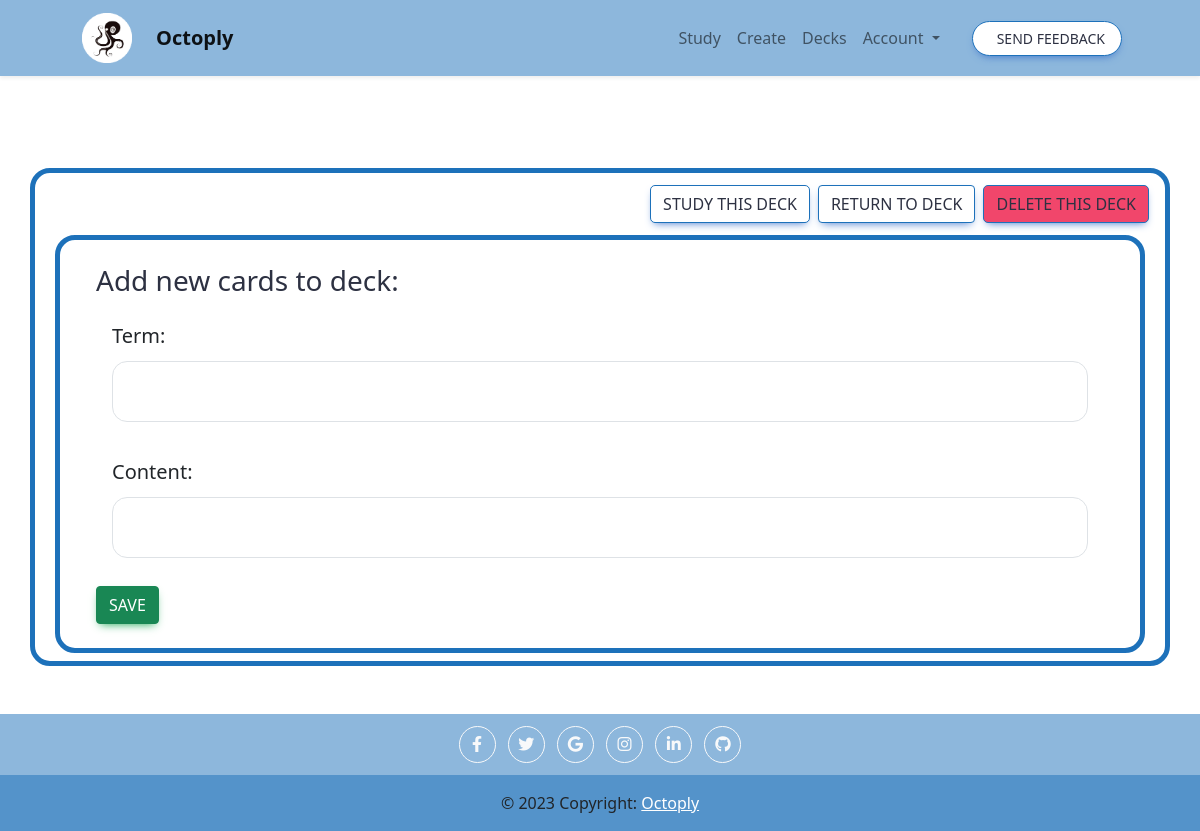
/addterms/21 (signed in), run on an earlier commit of the app's database.
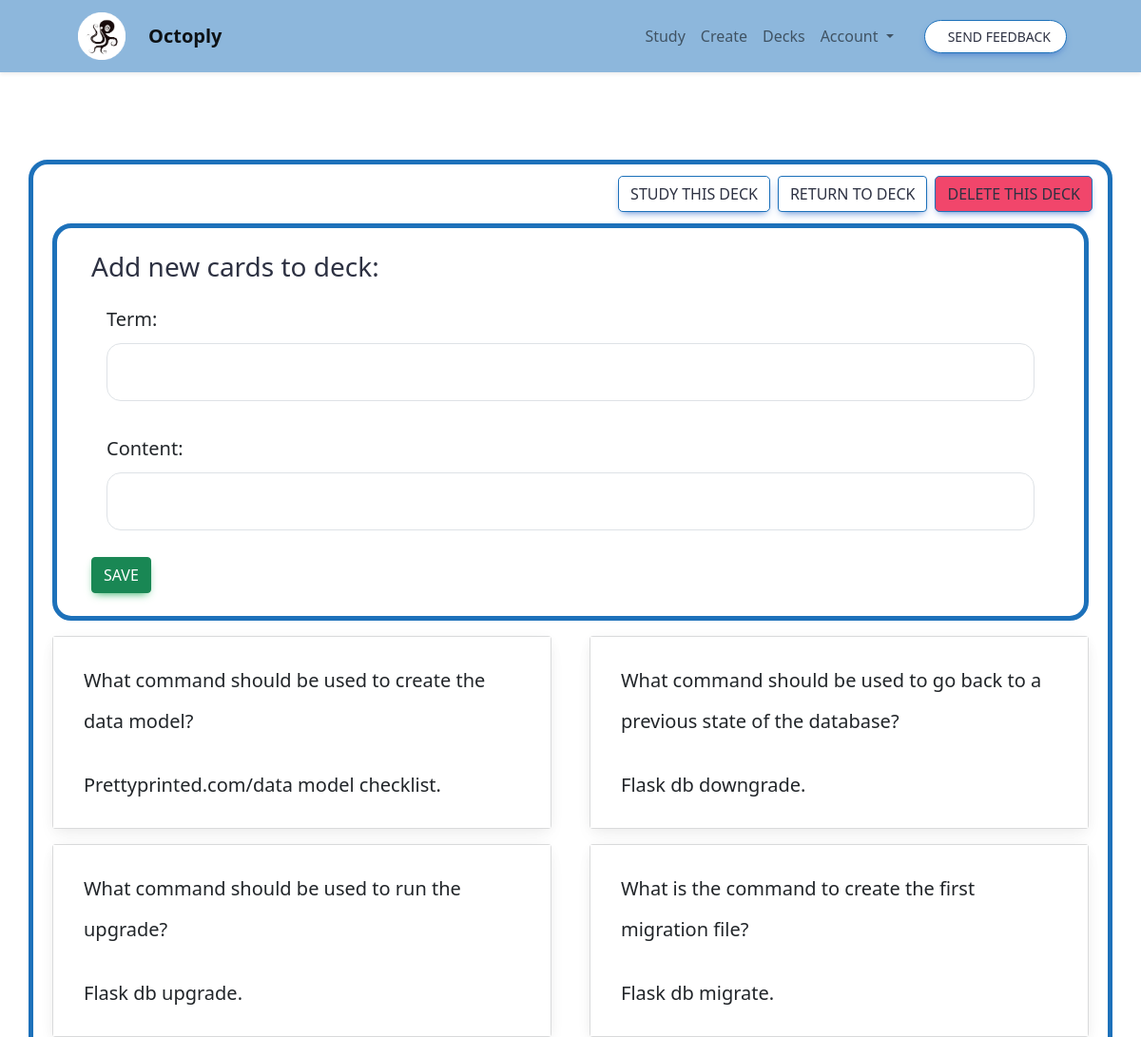
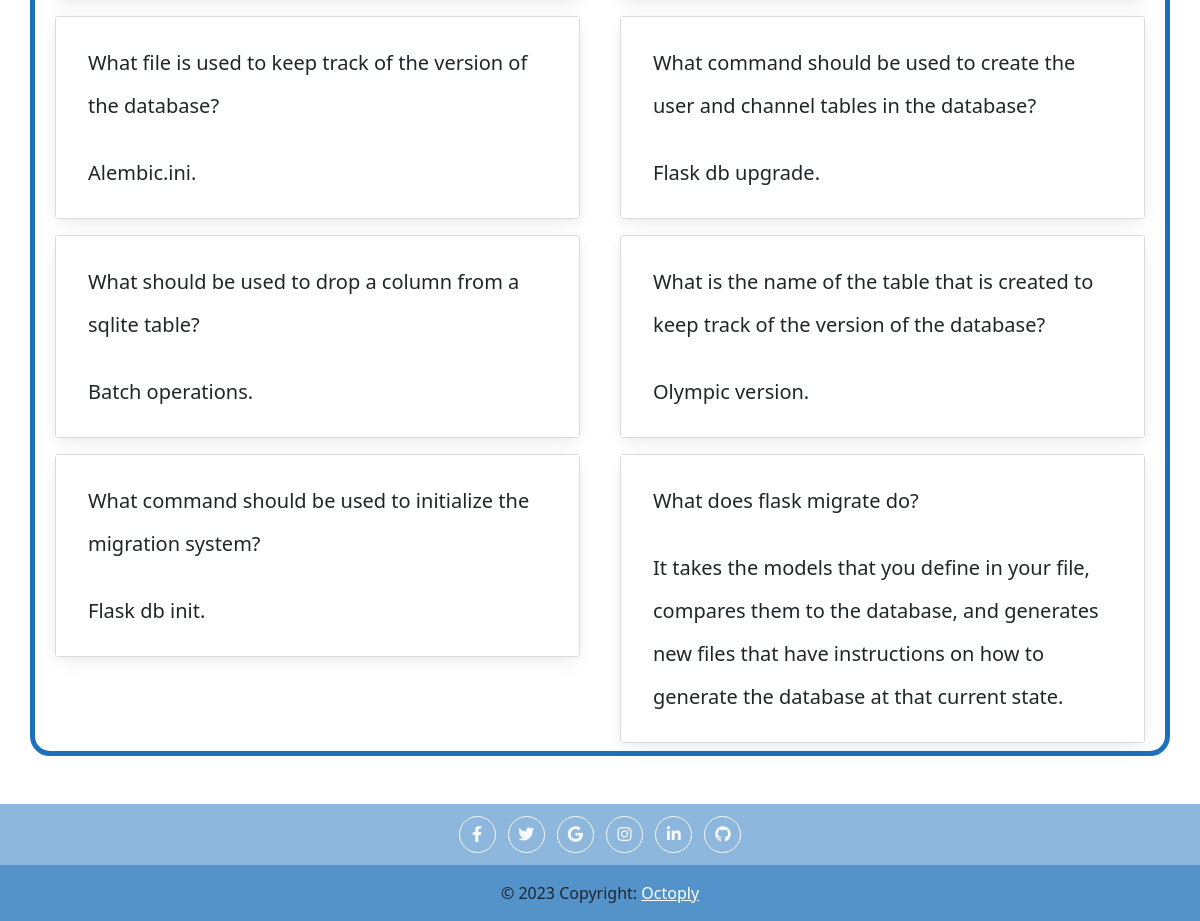
And on a later commit of the database (2 pictures, top to bottom).
### app.py (models this page shows, shortened)
class Card(db.Model):
    id = db.Column(db.Integer, primary_key=True)
    term = db.Column(db.String(50), nullable=False)
    content = db.Column(db.String(255), nullable=False)
    boc_2 = db.Column(db.String(255), nullable=True)
    boc_3 = db.Column(db.String(255), nullable=True)
    boc_4 = db.Column(db.String(255), nullable=True)
    img = db.Column(db.String(255), nullable=True)
    sound = db.Column(db.String(255), nullable=True)
    boc_id = db.Column(db.Float(10), nullable=True)
    box_id = db.Column(db.Float(10), nullable=True, default=0)
    interval = db.Column(db.Integer, default=1)
    time_updated = db.Column(db.DateTime, default=datetime.utcnow)
    times_asked = db.Column(db.Integer, default=0)
    times_correct = db.Column(db.Integer, default=0)
    times_correct_row = db.Column(db.Integer, default=0)
    create_method = db.Column(db.String(255), nullable=True)
    time_created = db.Column(db.DateTime, default=datetime.utcnow)
    category = db.Column(db.String(255), nullable=True)
    edited = db.Column(db.Integer, default=0)
    diff_lvl = db.Column(db.Float(100), default=1)
    subject = db.Column(db.String(255), nullable=True)
    topic = db.Column(db.String(255), nullable=True)
    prompt_option = db.Column(db.String(255), nullable=True)
    prompt_option2 = db.Column(db.String(255), nullable=True)
    trans_option = db.Column(db.String(255), nullable=True)
    len_option = db.Column(db.String(255), nullable=True)
    qmin_option = db.Column(db.String(255), nullable=True)
    qmax_option = db.Column(db.String(255), nullable=True)

### app.py (the view, shortened to what this page needs)
@app.route("/addterms/<int:deck_id>", methods = ["POST", "GET"])
@login_required
def addterms(deck_id):
    form = AddTermForm()
    deck = Deck.query.filter_by(id=deck_id, user_id=current_user.id).first()
    cards = Card.query.filter(Card.decks.any(id=deck_id)).order_by(Card.id.desc()).all()
    return render_template("addterms.html".format(deck=deck), title="Add Terms", form=form, cards=cards, deck=deck)

### app.py
class AddTermForm(FlaskForm):
    term = StringField(validators=[InputRequired(), Length(min=1, max=50)])
    content = StringField(validators=[InputRequired(), Length(min=1, max=50)])
    submit = SubmitField("Save")

### app.py (called while the page is built)
@login_manager.user_loader
def load_user(user_id):
    return User.query.get(int(user_id))

@app.after_request
def after_request(response):
    response.headers["Cache-Control"] = "no-cache, no-store, must-revalidate"
    response.headers["Expires"] = 0
    response.headers["Pragma"] = "no-cache"
    response.headers["Referrer-Policy"] = "no-referrer-when-downgrade"
    return response

### templates/addterms.html (shortened to what this page needs)
{% extends "layout.html" %} {% block title %} Card Editor {% endblock %}  {% block main_0 %}
<div class = "container box_0 flex my-5">
    <div class = "d-flex justify-content-end my-2">
        <a href="/study/{{deck.id}}" class="btn btn-primary box_study m-1"> Study this deck</a>
        <a href="/currentdeck/{{deck.id}}" class="btn btn-primary box_save m-1"> Return to deck</a>
        <a href="/delete/{{deck.id}}" class="btn btn-primary box_warning m-1"> Delete this deck</a>
        </div>
<div class="row box_0 flex m-2 p-2">
  <form method="POST" action="">
<div class="m-3">
        <h3> Add new cards to deck: </h3>
          <h5 class=" border-0 form-control form-control-lg">
            Term: {{form.term (class="btn-lg border btn-block my-1 box_1" )}}
          </h5>
          <p class=" border-0 form-control form-control-lg">
            Content: {{form.content(class=" btn-lg border btn-block my-1 box_1" )}}
          </p>
          <div class = "col justify-content-end">
          {{form.submit (class="btn btn-success primary box_save d-flex")}}
        </div>
  </form>
  </div>
</div>
<div class="row">
  {% for card in cards%}
  <div class="col-sm-6">
    <div class="card m-2 bg-light">
      <div class="card-body">
        <h5 class="card-title border-0 input_0 form-control form-control-lg">
          {{card.term }}
        </h5>
        <p class="card-text border-0 input_0 form-control form-control-lg">
          {{card.content }}
        </p>
      </div>
    </div>
  </div>
  {% endfor %}
</div>
{% endblock %}

### templates/layout.html (shortened to what this page needs)
<!DOCTYPE html>
<html lang="en">
<head>
    <link href="..\static\style.css" rel="stylesheet" />
</head>
<body>
    <link href="https://cdnjs.cloudflare.com/ajax/libs/font-awesome/6.0.0/css/all.min.css" rel="stylesheet" />
    <link href="https://cdnjs.cloudflare.com/ajax/libs/mdb-ui-kit/6.1.0/mdb.min.css" rel="stylesheet" />
    <nav class="navbar navbar-expand-lg navbar-light fixed-top shadow-sm" style="background-color: rgba(29, 113, 186, 0.5);">
        <div class="container px-5">
            <a class="navbar-brand pl-2" href="/">
                <img src="\static\logo1_small.png" width="50" height="50" alt="logo">
            </a>
            <a class="navbar-brand fw-bold" href="#page-top">Octoply</a>
            <div class="collapse navbar-collapse" id="navbarResponsive">
                <ul class="navbar-nav ms-auto me-4 my-3 my-lg-0">
                    {% if current_user.is_authenticated %}
                    <li class="nav-item active">
                        <a class="nav-link" href="/study_deck_all">Study <span class="sr-only">(current)</span></a>
                    </li>
                    <li class="nav-item">
                        <a class="nav-link" href="/extract2">Create</a>
                    </li>
                    <li class="nav-item">
                        <a class="nav-link" href="/viewdecks">Decks</a>
                    </li>
                    <li class="nav-item dropdown">
                        <a class="nav-link dropdown-toggle" href="#" id="navbarDropdown" role="button"
                            data-bs-toggle="dropdown" aria-haspopup="true" aria-expanded="false">
                            Account
                        </a>
                    </li>
                    {% endif %}
                </ul>
                <button class="btn btn-primary rounded-pill px-3 mb-2 mb-lg-0" data-bs-toggle="modal"
                    data-bs-target="#feedbackModal">
                    <span class="d-flex align-items-center">
                        <span class="small">Send Feedback</span>
                    </span>
                </button>
            </div>
        </div>
    </nav>
    <main>
        <br>
        <br>
        <br>
        <br>
        <br>
        {% block main_0 %}
        {% endblock %}
    </main>
    <footer class="text-center site-footer pt-2" style="background-color: rgba(29, 113, 186, 0.5);">
        <a class="btn btn-outline-light btn-floating m-1" href="#!" role="button"><i class="fab fa-facebook-f"></i></a>
        <a class="btn btn-outline-light btn-floating m-1" href="#!" role="button"><i class="fab fa-twitter"></i></a>
        <a class="btn btn-outline-light btn-floating m-1" href="#!" role="button"><i class="fab fa-google"></i></a>
        <a class="btn btn-outline-light btn-floating m-1" href="#!" role="button"><i class="fab fa-instagram"></i></a>
        <a class="btn btn-outline-light btn-floating m-1" href="#!" role="button"><i class="fab fa-linkedin-in"></i></a>
        <a class="btn btn-outline-light btn-floating m-1" href="#!" role="button"><i class="fab fa-github"></i></a>
        <div class="text-center p-3 mt-2" style="background-color: rgba(29, 113, 186, 0.5);">
            © 2023 Copyright:
            <a class="text-white" href="https://mdbootstrap.com/">Octoply</a>
        </div>
    </footer>
    <link href="https://cdn.jsdelivr.net/npm/bootstrap@5.1.3/dist/css/bootstrap.min.css"
 rel="stylesheet" />
</body>
</html>

### static/style.css (style rules this page uses)
footer { background-size: cover; }
body { background-color: white !important; background-size: cover; }
.row { --mdb-gutter-x: 0.5rem !important; }
.input_0 { background-color: white !important; color: black; }
.card { background-color: white !important; }
.card-body { background-color: white !important; }
.card-title { background-color: white !important; }
.card-text { background-color: white !important; }
.btn-primary { background-color: white !important; color: #2D3142 !important; border-color: #1D71BA !important; }
.box_0 { border: 10px solid !important; align-content: center !important; background-color: white !important; border-width: 5px !important; border-radius: 20px !important; border-color: #1D71BA !important; align-self: center !important; color: #2D3142 !important; }
.box_1 { border-radius: 15px !important; color: #2D3142 !important; background-color: white !important; }
.box_warning { border: 10px solid !important; align-content: center !important; background-color: #F1466B !important; border-width: 1px !important; border-radius: 5px !important; border-color: #1D71BA !important; align-self: center !important; color: #2D3142 !important; }
.box_study { border: 10px solid !important; align-content: center !important; background-color: white !important; border-width: 1px !important; border-radius: 5px !important; border-color: #1D71BA !important; align-self: center !important; color: #2D3142 !important; }
body { display: flex; min-height: 100vh; flex-direction: column; }
.site-footer { margin-top: auto; }
main { flex-grow: 1; }
footer { background-color: white; }
.navbar-brand { margin-left: 4px !important; }

What changed in the data, as far as the page shows it:
added Card: term "What command should be used to create the data model?", content "Prettyprinted.com/data model checklist."
added Card: term "What command should be used to go back to a previous state of the database?", content "Flask db downgrade."
added Card: term "What command should be used to run the upgrade?", content "Flask db upgrade."
added Card: term "What is the command to create the first migration file?", content "Flask db migrate."
added Card: term "What file is used to keep track of the version of the database?", content "Alembic.ini."
added Card: term "What command should be used to create the user and channel tables in the database?", content "Flask db upgrade."
added Card: term "What should be used to drop a column from a sqlite table?", content "Batch operations."
added Card: term "What is the name of the table that is created to keep track of the version of the database?", content "Olympic version."
added Card: term "What command should be used to initialize the migration system?", content "Flask db init."
added Card: term "What does flask migrate do?", content "It takes the models that you define in your file, compares them to the database, and generates new files that have instructions on how to generate the database at that current state."
